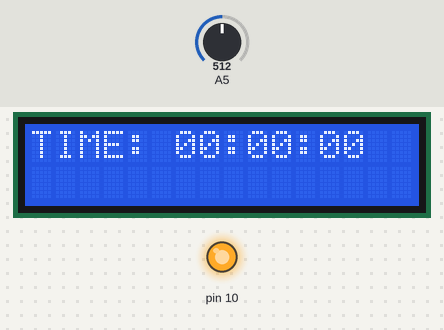
This sketch was run on a simulated Arduino Uno, built with avr-gcc and run on an emulated ATmega328P. Parts: 16×2 character LCD, output pins drawn as LEDs (lit = HIGH). Inputs (shaded band) come from the test bench; at power-on: A5 = 512.

Above: at 0.1 s.
At 4.1 s:
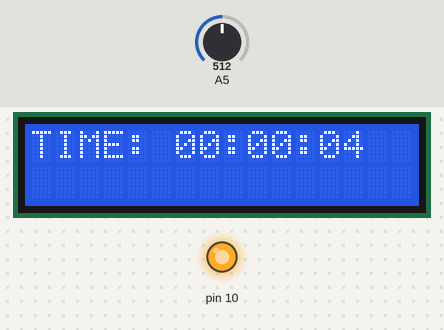
At 9.2 s:
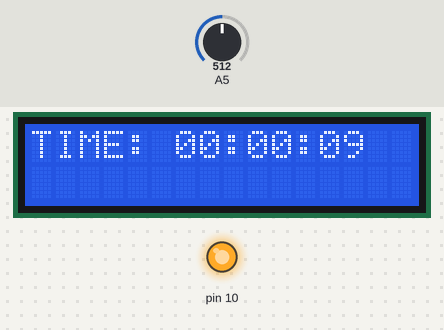
At 19.2 s:
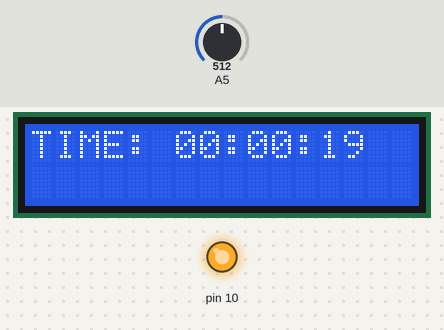
At 28.2 s:
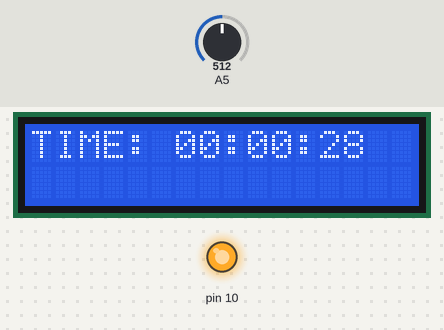
At 38.3 s:
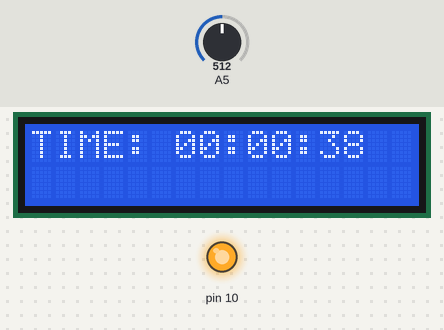

The sketch:

v3.ino
```cpp
#include <LiquidCrystal.h>

LiquidCrystal lcd(12,11,5,4,3,2);

// variables for the clock
int hours = 0;
int minutes = 0;
int seconds = 0;

// a number to identify which button is being pressed.
int button ;

// text
const String txt = "TIME: ";

/*
displays the time
*/
void displayTime(void)
{
	if (hours < 10) {
		lcd.print("0");
	}
	lcd.print(hours);
	lcd.print(":");

	if (minutes < 10) {
		lcd.print("0");
	}
	lcd.print(minutes);
	lcd.print(":");

	if (seconds < 10) {
		lcd.print("0");
	}
	lcd.print(seconds);
}

/*
adjusts time variables
*/
void adjustTime(void)
{
	if (seconds == 60) {
		seconds = 0;
		minutes++;
	}
	if (minutes == 60) {
		minutes = 0;
		hours++;
	}
	if (hours == 24) {
		hours = 0;
	}
}

// runs only once
void setup()
{

	// initialize the display with 16 columns and 2 rows
	lcd.begin(16,2);

	// ?????
	Serial.begin(9600);
	pinMode(10,OUTPUT);
	digitalWrite(10, HIGH);

}


// main loop
void loop()
{

	// clears the LCD to erase any previous text
	lcd.clear();

	// prints text on the LCD
	lcd.print(txt);

	/*
	The value being assigned to "button" depends on
	which button is being pressed when "analogRead()"
	is called. Each button produces a number that is
	expected to be within a specific range depending on
	the button. If no button is pressed, the number
	will be 0.
	*/
	button = analogRead(A5);

	// display the current time
	displayTime();

	// increment the seconds at each loop
	seconds++;

	// adjusting the time variables
	adjustTime();

	// wait a second before looping again
	delay(1000 /* milliseconds */ );

}
```

Measured:
- what the display in image 1 shows lasts 1.0 s, from 4.1 s to 5.1 s
